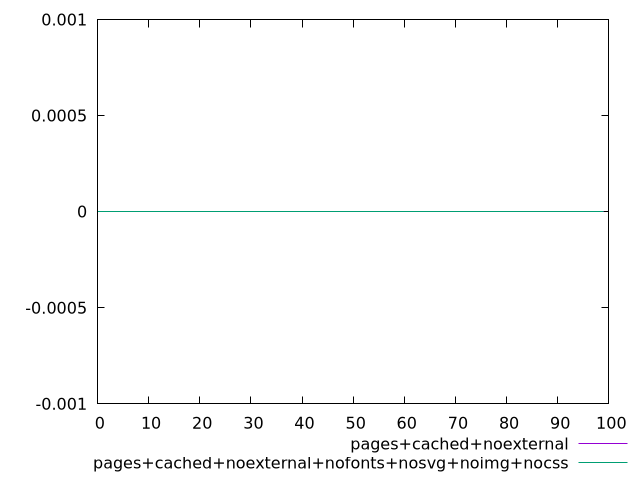

gnuplot code for this plot:
$_pagesCachedNoexternal <<EOF
0
0
0
0
0
0
0
0
0
0
0
0
0
0
0
0
0
0
0
0
0
0
0
0
0
0
0
0
0
0
0
0
0
0
0
0
0
0
0
0
0
0
0
0
0
0
0
0
0
0
0
0
0
0
0
0
0
0
0
0
0
0
0
0
0
0
0
0
0
0
0
0
0
0
0
0
0
0
0
0
0
0
0
0
0
0
0
0
0
0
0
0
0
0
0
0
0
0
0
0
EOF
$_pagesCachedNoexternalNofontsNosvgNoimgNocss <<EOF
0
0
0
0
0
0
0
0
0
0
0
0
0
0
0
0
0
0
0
0
0
0
0
0
0
0
0
0
0
0
0
0
0
0
0
0
0
0
0
0
0
0
0
0
0
0
0
0
0
0
0
0
0
0
0
0
0
0
0
0
0
0
0
0
0
0
0
0
0
0
0
0
0
0
0
0
0
0
0
0
0
0
0
0
0
0
0
0
0
0
0
0
0
0
0
0
0
0
0
0
EOF
set key outside below
set terminal pngcairo
set output "report_00006_2020-11-02T20-21-41.718Z/legacy-javascript/legacy-javascript_pages+cached+noexternal_pages+cached+noexternal+nofonts+nosvg+noimg+nocss.png"
set yrange [-0.001:0.001]
plot $_pagesCachedNoexternal title "pages+cached+noexternal" with line ,$_pagesCachedNoexternalNofontsNosvgNoimgNocss title "pages+cached+noexternal+nofonts+nosvg+noimg+nocss" with line ,
